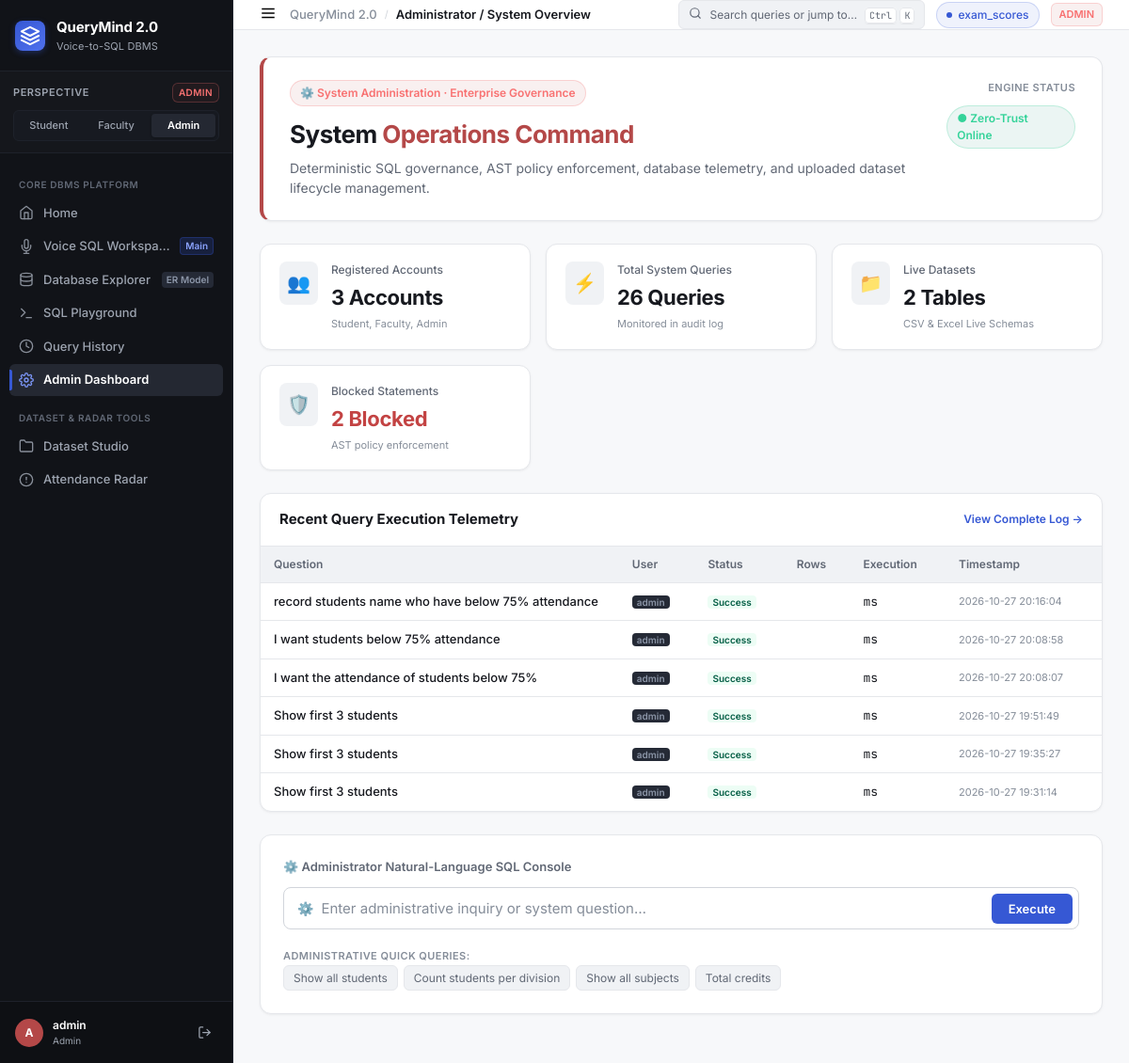
Page /dashboard on the earlier database version.
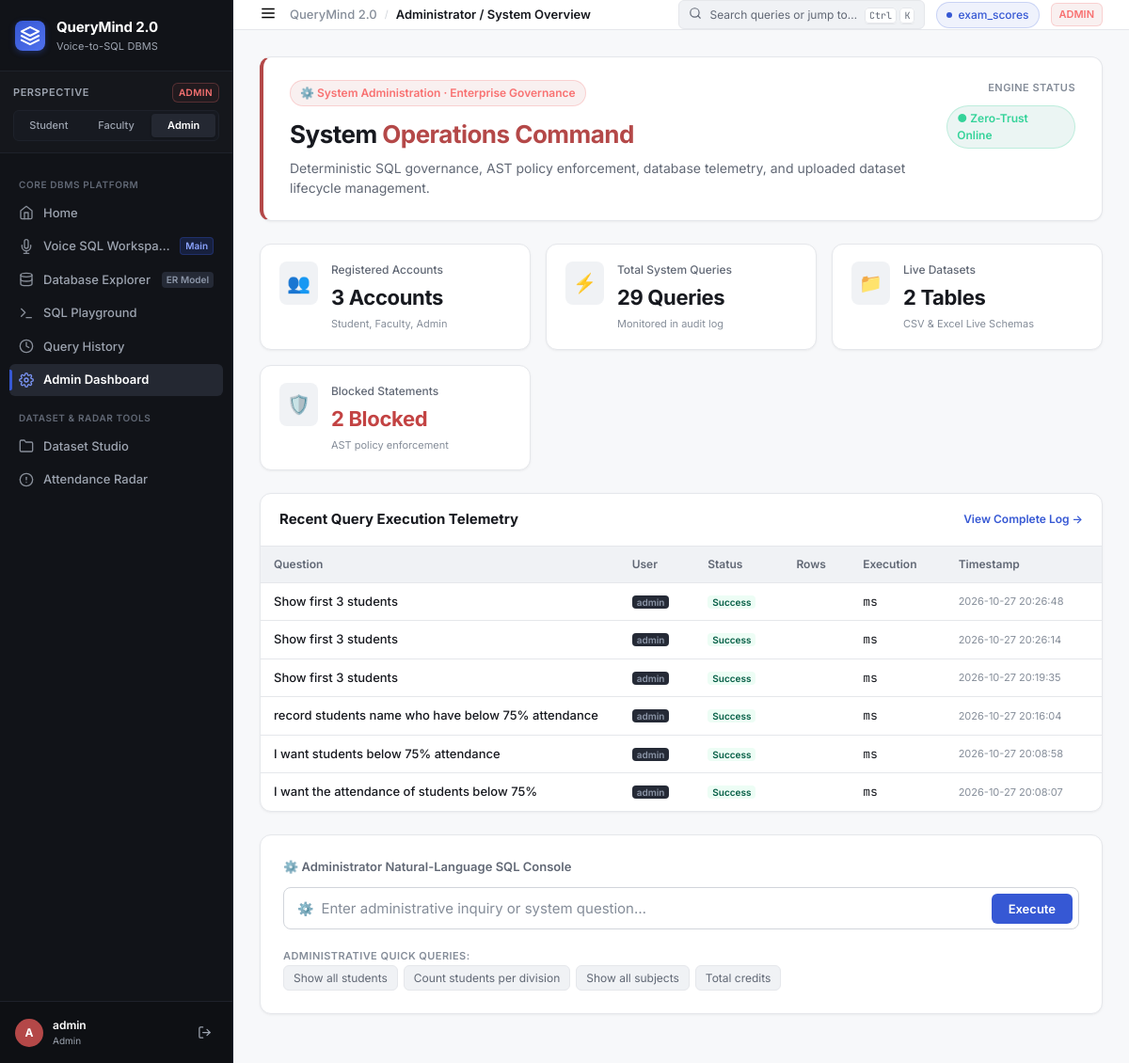
Same page on the later database version.
### tables this page shows
CREATE TABLE query_logs (
        id               INTEGER PRIMARY KEY AUTOINCREMENT,
        user_id          INTEGER,
        username         TEXT,
        question         TEXT,
        generated_sql    TEXT,
        status           TEXT,
        execution_time_ms INTEGER,
        result_row_count INTEGER,
        error            TEXT,
        timestamp        TEXT DEFAULT (datetime('now'))
    , input_mode TEXT DEFAULT 'text');

### app.py (the view)
@app.route("/dashboard")
def dashboard():
    role = session.get("role", "admin")
    stats = get_system_stats()
    uploaded_datasets = get_uploaded_datasets()
    recent = get_all_history(10)
    division_stats = get_division_stats()
    defaulters = get_defaulters(threshold=75.0)
    profile = None
    if role == "student":
        profile = get_student_profile(session.get("user_id", 3))
    return render_template(
        "dashboard.html",
        role=role,
        stats=stats,
        uploaded_datasets=uploaded_datasets,
        recent=recent,
        division_stats=division_stats,
        defaulters=defaulters,
        profile=profile,
    )

### app.py (called while the page is built)
@app.before_request
def ensure_default_session():
    if "user_id" not in session:
        session["user_id"] = 1
        session["username"] = "admin"
        session["role"] = "admin"

@app.context_processor
def inject_global_ui_context():
    try:
        datasets = get_uploaded_datasets()
    except Exception:
        datasets = []
    return {
        "current_role": session.get("role", "admin"),
        "current_username": session.get("username", "admin"),
        "global_datasets": datasets,
    }

### db/database.py (called while the page is built)
def _conn():
    conn = sqlite3.connect(DB_PATH)
    conn.row_factory = sqlite3.Row          # rows accessible as dicts
    conn.execute("PRAGMA foreign_keys = ON")
    conn.execute("PRAGMA journal_mode = WAL")
    return conn

def get_query_history(user_id=None, limit=50):
    conn = _conn()
    if user_id:
        rows = conn.execute(
            "SELECT * FROM query_logs WHERE user_id=? ORDER BY id DESC LIMIT ?",
            (user_id, limit)
        ).fetchall()
    else:
        rows = conn.execute(
            "SELECT * FROM query_logs ORDER BY id DESC LIMIT ?", (limit,)
        ).fetchall()
    conn.close()
    return [dict(r) for r in rows]

### templates/dashboard.html (shortened to what the changed rows need)
{% extends "base.html" %}
{% block content %}
{% if role == 'student' %}
<div class="workspace-view student-workspace">
  <div class="role-hero" style="border-left: 4px solid var(--role-student);">
    <div class="role-hero-left">
      <div class="role-badge-lg badge-student">
        🎓 Student Academic Profile · Aarav Sharma (STU001)
      </div>
      <h1>Personal <span style="color: var(--role-student);">Academic Intelligence</span></h1>
      <p class="hero-sub">Division A · Enrolled in Bachelor of Science (Computer Science) · Verified Academic Semester 2024–2025.</p>
    </div>
    <div class="dataset-switcher-box">
      <span class="switcher-label">Academic Status</span>
      <span class="role-badge-lg badge-student" style="margin-top:4px;">Good Standing · Eligible</span>
    </div>
  </div>
  <div class="admin-kpi-grid">
    <div class="kpi-card">
      <div class="kpi-icon" style="color:var(--role-student);">📊</div>
      <div class="kpi-info">
        <span class="kpi-label">Average Marks (0–100 Scale)</span>
        <span class="kpi-number">{{ "%.1f"|format(profile.avg_marks) if profile else "82.4" }}%</span>
        <span class="kpi-sub">Calculated from 5 subjects</span>
      </div>
    </div>
    <div class="kpi-card">
      <div class="kpi-icon" style="color:var(--status-success);">⏱️</div>
      <div class="kpi-info">
        <span class="kpi-label">Overall Attendance</span>
        <span class="kpi-number">{{ "%.1f"|format(profile.avg_attendance) if profile else "88.5" }}%</span>
        <span class="kpi-sub" style="color:var(--status-success);">+13.5% above 75% threshold</span>
      </div>
    </div>
    <div class="kpi-card">
      <div class="kpi-icon">📚</div>
      <div class="kpi-info">
        <span class="kpi-label">Enrolled Courses</span>
        <span class="kpi-number">5 Subjects</span>
        <span class="kpi-sub">Total 18 Academic Credits</span>
      </div>
    </div>
    <div class="kpi-card">
      <div class="kpi-icon">🛡️</div>
      <div class="kpi-info">
        <span class="kpi-label">Attendance Standing</span>
        <span class="kpi-number" style="color:var(--status-success);">Satisfactory</span>
        <span class="kpi-sub">Eligible for Semester Examination</span>
      </div>
    </div>
  </div>
  <div class="twelve-col-grid" style="margin-bottom: 24px;">
    <div class="col-span-8">
      <div class="gov-card">
        <div class="gov-card-header">
          <h3>Subject Marks Breakdown (0–100)</h3>
          <span class="nav-meta-badge">Internal Assessments</span>
        </div>
        <div style="padding: 20px;">
          <div style="height: 260px;">
            <canvas id="studentMarksChart"></canvas>
          </div>
        </div>
      </div>
    </div>
    <div class="col-span-4">
      <div class="gov-card">
        <div class="gov-card-header">
          <h3>Subject Attendance</h3>
          <span class="nav-meta-badge">Min 75%</span>
        </div>
        <div style="padding: 16px 20px;">
          <div class="attendance-list">
            <div class="att-row" style="margin-bottom: 14px;">
              <div style="display:flex; justify-content:space-between; font-size:13px; font-weight:600; margin-bottom:4px;">
                <span>Mathematics</span>
                <span>92%</span>
              </div>
              <div class="att-bar-bg"><div class="att-bar-fill att-good" style="width: 92%;"></div></div>
            </div>
            <div class="att-row" style="margin-bottom: 14px;">
              <div style="display:flex; justify-content:space-between; font-size:13px; font-weight:600; margin-bottom:4px;">
                <span>Computer Science</span>
                <span>95%</span>
              </div>
              <div class="att-bar-bg"><div class="att-bar-fill att-good" style="width: 95%;"></div></div>
            </div>
            <div class="att-row" style="margin-bottom: 14px;">
              <div style="display:flex; justify-content:space-between; font-size:13px; font-weight:600; margin-bottom:4px;">
                <span>Physics</span>
                <span>84%</span>
              </div>
              <div class="att-bar-bg"><div class="att-bar-fill att-good" style="width: 84%;"></div></div>
            </div>
            <div class="att-row" style="margin-bottom: 14px;">
              <div style="display:flex; justify-content:space-between; font-size:13px; font-weight:600; margin-bottom:4px;">
                <span>Chemistry</span>
                <span>86%</span>
              </div>
              <div class="att-bar-bg"><div class="att-bar-fill att-good" style="width: 86%;"></div></div>
            </div>
            <div class="att-row">
              <div style="display:flex; justify-content:space-between; font-size:13px; font-weight:600; margin-bottom:4px;">
                <span>English</span>
                <span>80%</span>
              </div>
              <div class="att-bar-bg"><div class="att-bar-fill att-good" style="width: 80%;"></div></div>
            </div>
          </div>
        </div>
      </div>
    </div>
  </div>
  <div class="query-card">
    <div class="card-label">💬 Ask a Question About Your Academic Records</div>
    <form method="POST" action="{{ url_for('query') }}" id="queryForm">
      <div class="query-input-wrapper">
        <span class="query-prefix">🔍</span>
        <input type="text" name="question" id="questionInput" class="query-input"
          placeholder="Ask anything: e.g. Show top 5 students by average marks, Average marks per subject…" required />
        <button type="submit" class="btn-query">Ask Query</button>
      </div>
    </form>
    <div class="suggestions">
      <span class="suggestion-label">Suggested Academic Questions:</span>
      <div class="suggestion-chips">
        <button class="chip" onclick="ask(this)">Show top 5 students by average marks</button>
        <button class="chip" onclick="ask(this)">Average marks per subject</button>
        <button class="chip" onclick="ask(this)">Show all subjects</button>
        <button class="chip" onclick="ask(this)">Min and max marks per subject</button>
      </div>
    </div>
  </div>
</div>
<script>
document.addEventListener("DOMContentLoaded", function() {
  const ctx = document.getElementById('studentMarksChart');
  if (ctx) {
    new Chart(ctx, {
      type: 'bar',
      data: {
        labels: ['Mathematics', 'Physics', 'Chemistry', 'Computer Science', 'English'],
        datasets: [{
          label: 'Marks Scored',
          data: [85, 78, 82, 92, 75],
          backgroundColor: '#087F65',
          borderRadius: 6,
          barPercentage: 0.55
        }]
      },
      options: {
        responsive: true,
        maintainAspectRatio: false,
        plugins: { legend: { display: false } },
        scales: {
          y: { beginAtZero: true, max: 100, grid: { color: '#E5E7EB' } },
          x: { grid: { display: false } }
        }
      }
    });
  }
});
</script>
{# ═══════════════════════════════════════════════════════════════
   2. FACULTY CLASS ANALYTICS (Academic Operations Control)
   ═══════════════════════════════════════════════════════════════ #}
{% else %}
<div class="workspace-view admin-workspace">
  <div class="role-hero" style="border-left: 4px solid var(--role-admin);">
    <div class="role-hero-left">
      <div class="role-badge-lg badge-admin">
        ⚙️ System Administration · Enterprise Governance
      </div>
      <h1>System <span style="color: var(--role-admin);">Operations Command</span></h1>
      <p class="hero-sub">Deterministic SQL governance, AST policy enforcement, database telemetry, and uploaded dataset lifecycle management.</p>
    </div>
    <div class="dataset-switcher-box">
      <span class="switcher-label">Engine Status</span>
      <span class="role-badge-lg badge-student" style="margin-top:4px;">● Zero-Trust Online</span>
    </div>
  </div>
  <div class="admin-kpi-grid">
    <div class="kpi-card">
      <div class="kpi-icon">👥</div>
      <div class="kpi-info">
        <span class="kpi-label">Registered Accounts</span>
        <span class="kpi-number">{{ stats.users if stats else 3 }} Accounts</span>
        <span class="kpi-sub">Student, Faculty, Admin</span>
      </div>
    </div>
    <div class="kpi-card">
      <div class="kpi-icon" style="color:var(--accent-primary);">⚡</div>
      <div class="kpi-info">
        <span class="kpi-label">Total System Queries</span>
        <span class="kpi-number">{{ stats.total_queries if stats else recent|length }} Queries</span>
        <span class="kpi-sub">Monitored in audit log</span>
      </div>
    </div>
    <div class="kpi-card">
      <div class="kpi-icon">📁</div>
      <div class="kpi-info">
        <span class="kpi-label">Live Datasets</span>
        <span class="kpi-number">{{ stats.datasets if stats else (uploaded_datasets|length if uploaded_datasets else 0) }} Tables</span>
        <span class="kpi-sub">CSV &amp; Excel Live Schemas</span>
      </div>
    </div>
    <div class="kpi-card">
      <div class="kpi-icon" style="color:var(--status-danger);">🛡️</div>
      <div class="kpi-info">
        <span class="kpi-label">Blocked Statements</span>
        <span class="kpi-number" style="color:var(--status-danger);">{{ stats.blocked_queries if stats else 0 }} Blocked</span>
        <span class="kpi-sub">AST policy enforcement</span>
      </div>
    </div>
  </div>
  <div class="gov-card" style="margin-bottom: 24px;">
    <div class="gov-card-header">
      <h3>Recent Query Execution Telemetry</h3>
      <a href="{{ url_for('history') }}" style="font-size:12px; color:var(--accent-primary); font-weight:600;">View Complete Log →</a>
    </div>
    <div class="table-container" style="border:none; border-radius:0; margin-bottom:0;">
      <table class="data-table">
        <thead>
          <tr>
            <th>Question</th>
            <th>User</th>
            <th>Status</th>
            <th>Rows</th>
            <th>Execution</th>
            <th>Timestamp</th>
          </tr>
        </thead>
        <tbody>
          {% if recent %}
            {% for r in recent[:6] %}
            <tr>
              <td style="max-width:320px; font-weight:500;">{{ r.question }}</td>
              <td><span class="nav-meta-badge">{{ r.username }}</span></td>
              <td>
                {% if r.status == 'success' %}
                  <span class="nav-meta-badge" style="background:#EDFDF5; color:#065F46;">Success</span>
                {% elif r.status == 'blocked' %}
                  <span class="nav-meta-badge" style="background:#FEF2F2; color:#991B1B;">Blocked</span>
                {% else %}
                  <span class="nav-meta-badge" style="background:#FFFBEB; color:#92400E;">{{ r.status }}</span>
                {% endif %}
              </td>
              <td style="font-family:var(--font-mono);">{{ r.row_count if r.row_count is not none else '—' }}</td>
              <td style="font-family:var(--font-mono);">{{ r.execution_ms if r.execution_ms is not none else '—' }}ms</td>
              <td style="font-size:11px; color:var(--text-muted);">{{ r.timestamp }}</td>
            </tr>
            {% endfor %}
          {% else %}
            <tr>
              <td colspan="6" style="text-align:center; color:var(--text-muted); padding:24px;">No system queries logged yet.</td>
            </tr>
          {% endif %}
        </tbody>
      </table>
    </div>
  </div>
  <div class="query-card">
    <div class="card-label">⚙️ Administrator Natural-Language SQL Console</div>
    <form method="POST" action="{{ url_for('query') }}" id="queryForm">
      <div class="query-input-wrapper">
        <span class="query-prefix">⚙️</span>
        <input type="text" name="question" id="questionInput" class="query-input"
          placeholder="Enter administrative inquiry or system question…" required />
        <button type="submit" class="btn-query">Execute</button>
      </div>
    </form>
    <div class="suggestions">
      <span class="suggestion-label">Administrative Quick Queries:</span>
      <div class="suggestion-chips">
        <button class="chip" onclick="ask(this)">Show all students</button>
        <button class="chip" onclick="ask(this)">Count students per division</button>
        <button class="chip" onclick="ask(this)">Show all subjects</button>
        <button class="chip" onclick="ask(this)">Total credits</button>
      </div>
    </div>
  </div>
</div>
{% endif %}
{% endblock %}

Differences in the rows shown:
no longer on this page (row unchanged): query_logs: question "Show first 3 students", username "admin", status "Success", timestamp "2026-10-27 19:51:49"
no longer on this page (row unchanged): query_logs: question "Show first 3 students", username "admin", status "Success", timestamp "2026-10-27 19:35:27"
no longer on this page (row unchanged): query_logs: question "Show first 3 students", username "admin", status "Success", timestamp "2026-10-27 19:31:14"
added query_logs: question "Show first 3 students", username "admin", status "Success", timestamp "2026-10-27 20:26:48"
added query_logs: question "Show first 3 students", username "admin", status "Success", timestamp "2026-10-27 20:26:14"
added query_logs: question "Show first 3 students", username "admin", status "Success", timestamp "2026-10-27 20:19:35"
Other differences:
{{ stats.total_queries if stats else recent|length }}: "26" → "29"
